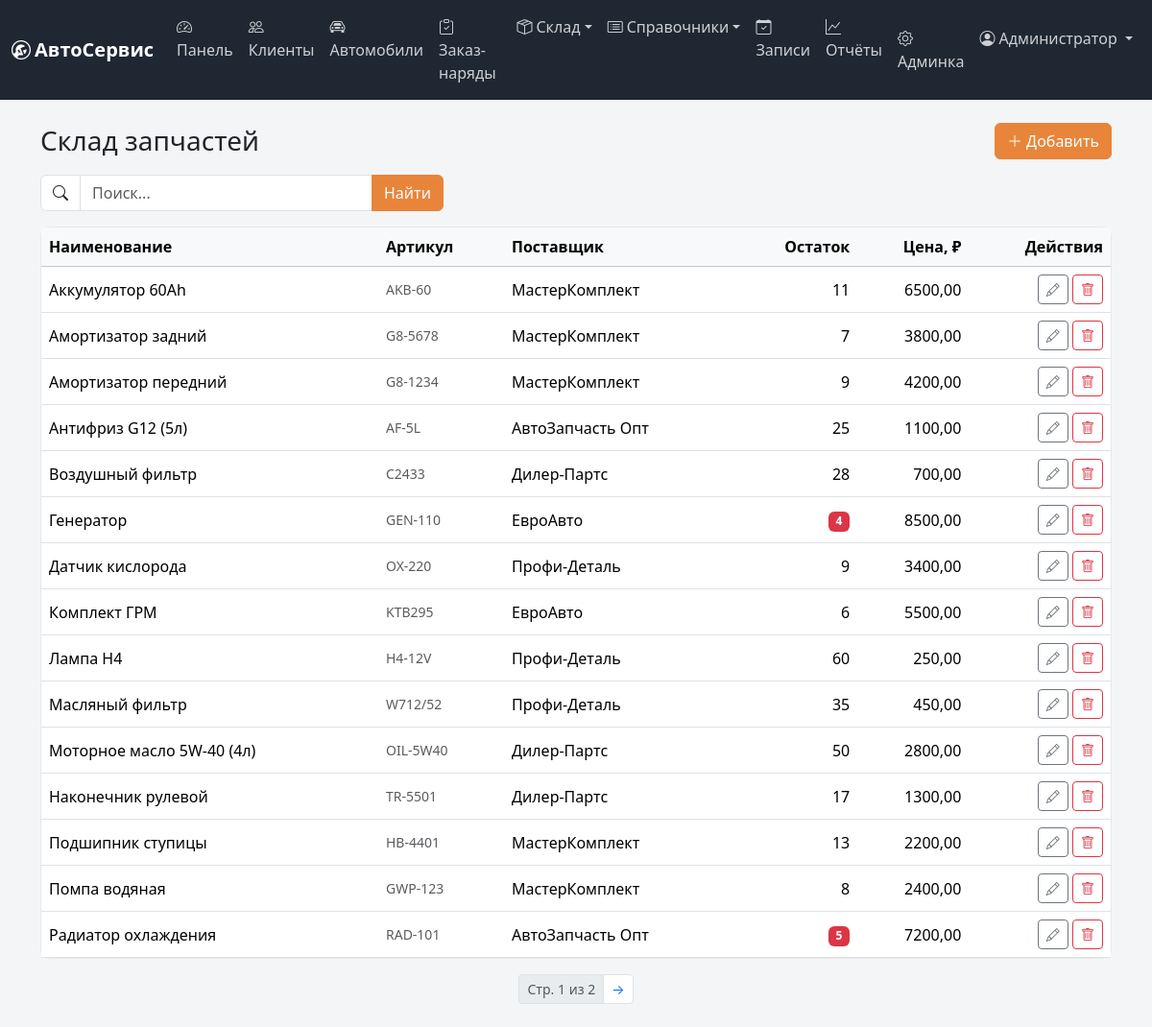
The app's page /parts/ (signed in) with its own data.
### users/models.py (models this page shows, shortened)
class User(AbstractUser):
    class Role(models.TextChoices):
        ADMIN = "admin", "Администратор"
        RECEIVER = "receiver", "Мастер-приёмщик"
        MECHANIC = "mechanic", "Механик"
    middle_name = models.CharField("Отчество", max_length=150, blank=True)
    phone = models.CharField("Телефон", max_length=20, blank=True)
    role = models.CharField(
        "Роль", max_length=20, choices=Role.choices, default=Role.RECEIVER
    )
    class Meta:
        verbose_name = "Сотрудник"
        verbose_name_plural = "Сотрудники"
    @property
    def full_name(self):
        parts = [self.last_name, self.first_name, self.middle_name]
        return " ".join(p for p in parts if p) or self.username
    @property
    def is_admin(self):
        return self.is_superuser or self.role == self.Role.ADMIN
    @property
    def is_mechanic(self):
        return self.role == self.Role.MECHANIC

### workshop/models.py (models this page shows, shortened)
class Part(models.Model):
    supplier = models.ForeignKey(
        Supplier, on_delete=models.SET_NULL, null=True, blank=True,
        related_name="parts", verbose_name="Поставщик",
    )
    name = models.CharField("Наименование", max_length=255)
    article = models.CharField("Артикул", max_length=100, blank=True)
    stock = models.PositiveIntegerField("Остаток на складе", default=0)
    price = models.DecimalField("Цена продажи, ₽", max_digits=10, decimal_places=2)
    class Meta:
        verbose_name = "Запчасть"
        verbose_name_plural = "Запчасти"
        ordering = ["name"]

class Supplier(models.Model):
    name = models.CharField("Название", max_length=255)
    contacts = models.CharField("Контакты", max_length=255, blank=True)
    class Meta:
        verbose_name = "Поставщик"
        verbose_name_plural = "Поставщики"
        ordering = ["name"]

### workshop/views.py (the view)
# urls.py: path("parts/", views.PartListView.as_view(), name="part_list"),
class PartListView(SearchableListView):
    model = Part
    template_name = "directory/part_list.html"
    search_fields = ("name", "article")
    def get_queryset(self):
        return super().get_queryset().select_related("supplier")

### users/access.py (called while the page is built)
    def dispatch(self, request, *args, **kwargs):
        if not request.user.is_authenticated:
            return self.handle_no_permission()
        if request.user.is_superuser or request.user.role in self.allowed_roles:
            return super().dispatch(request, *args, **kwargs)
        raise PermissionDenied

### workshop/context_processors.py (called while the page is built)
def workshop_info(request):
    return {"workshop": getattr(settings, "WORKSHOP_INFO", {})}

### workshop/views.py (called while the page is built)
    def get_queryset(self):
        qs = super().get_queryset()
        query = self.request.GET.get("q", "").strip()
        if query and self.search_fields:
            condition = Q()
            for field in self.search_fields:
                condition |= Q(**{f"{field}__icontains": query})
            qs = qs.filter(condition)
        return qs

    def get_context_data(self, **kwargs):
        ctx = super().get_context_data(**kwargs)
        ctx["q"] = self.request.GET.get("q", "")
        return ctx

### templates/directory/part_list.html (shortened to what this page needs)
{% extends "crud/list_base.html" %}
{% block list_title %}Склад запчастей{% endblock %}
{% block list_actions %}
  <a href="{% url 'part_create' %}" class="btn btn-primary"><i class="bi bi-plus-lg me-1"></i>Добавить</a>
{% endblock %}
{% block thead %}
  <th>Наименование</th><th>Артикул</th><th>Поставщик</th>
  <th class="text-end">Остаток</th><th class="text-end">Цена, ₽</th><th class="text-end">Действия</th>
{% endblock %}
{% block tbody %}
{% for p in object_list %}
<tr>
  <td class="fw-medium">{{ p.name }}</td>
  <td class="small text-muted">{{ p.article|default:"—" }}</td>
  <td>{{ p.supplier.name|default:"—" }}</td>
  <td class="text-end">
    {% if p.stock <= 5 %}
      <span class="badge bg-danger">{{ p.stock }}</span>
    {% else %}
      {{ p.stock }}
    {% endif %}
  </td>
  <td class="text-end">{{ p.price }}</td>
  <td class="text-end text-nowrap">
    {% include "crud/_row_actions.html" with pk=p.pk edit="part_update" delete="part_delete" %}
  </td>
</tr>
{% empty %}
<tr><td colspan="6" class="text-center text-muted py-4">Запчасти не найдены</td></tr>
{% endfor %}
{% endblock %}

### templates/base.html (shortened to what this page needs)
{% load static %}
<!doctype html>
<html lang="ru">
<head>
  <link href="https://cdn.jsdelivr.net/npm/bootstrap@5.3.3/dist/css/bootstrap.min.css" rel="stylesheet">
  <link href="https://cdn.jsdelivr.net/npm/bootstrap-icons@1.11.3/font/bootstrap-icons.min.css" rel="stylesheet">
  <link href="{% static 'css/app.css' %}" rel="stylesheet">
</head>
<body>
  <nav class="navbar navbar-expand-lg navbar-dark app-navbar">
    <div class="container-fluid">
      <a class="navbar-brand fw-semibold" href="{% url 'dashboard' %}">
        <i class="bi bi-wrench-adjustable-circle me-1"></i>АвтоСервис
      </a>
      {% if user.is_authenticated %}
      <div class="collapse navbar-collapse" id="mainNav">
        <ul class="navbar-nav me-auto mb-2 mb-lg-0">
          <li class="nav-item"><a class="nav-link" href="{% url 'dashboard' %}"><i class="bi bi-speedometer2 me-1"></i>Панель</a></li>
          {% if not user.is_mechanic %}
          <li class="nav-item"><a class="nav-link" href="{% url 'client_list' %}"><i class="bi bi-people me-1"></i>Клиенты</a></li>
          <li class="nav-item"><a class="nav-link" href="{% url 'vehicle_list' %}"><i class="bi bi-car-front me-1"></i>Автомобили</a></li>
          {% endif %}
          <li class="nav-item"><a class="nav-link" href="{% url 'order_list' %}"><i class="bi bi-clipboard-check me-1"></i>Заказ-наряды</a></li>
          {% if not user.is_mechanic %}
          <li class="nav-item dropdown">
            <a class="nav-link dropdown-toggle" href="#" role="button" data-bs-toggle="dropdown"><i class="bi bi-box-seam me-1"></i>Склад</a>
          </li>
          <li class="nav-item dropdown">
            <a class="nav-link dropdown-toggle" href="#" role="button" data-bs-toggle="dropdown"><i class="bi bi-card-list me-1"></i>Справочники</a>
          </li>
          <li class="nav-item"><a class="nav-link" href="{% url 'appointment_list' %}"><i class="bi bi-calendar-check me-1"></i>Записи</a></li>
          {% endif %}
          {% if user.is_admin %}
          <li class="nav-item"><a class="nav-link" href="{% url 'reports' %}"><i class="bi bi-graph-up me-1"></i>Отчёты</a></li>
          {% endif %}
        </ul>
        <ul class="navbar-nav">
          {% if user.is_staff %}
          <li class="nav-item"><a class="nav-link" href="{% url 'admin:index' %}"><i class="bi bi-gear me-1"></i>Админка</a></li>
          {% endif %}
          <li class="nav-item dropdown">
            <a class="nav-link dropdown-toggle" href="#" role="button" data-bs-toggle="dropdown">
              <i class="bi bi-person-circle me-1"></i>{{ user.full_name }}
            </a>
          </li>
        </ul>
      </div>
      {% endif %}
    </div>
  </nav>
  <main class="container py-4">
    {% block content %}{% endblock %}
  </main>
</body>
</html>

### templates/crud/_row_actions.html
<a href="{% url edit pk %}" class="btn btn-sm btn-outline-secondary" title="Редактировать"><i class="bi bi-pencil"></i></a>
<a href="{% url delete pk %}" class="btn btn-sm btn-outline-danger" title="Удалить"><i class="bi bi-trash"></i></a>

### static/css/app.css (style rules this page uses)
:root { --app-dark: #1f2733; --app-accent: #e8853a; --app-accent-dark: #c46a28; }
body { background-color: #f4f5f7; }
.app-navbar { background-color: var(--app-dark); }
.app-navbar .navbar-brand, .app-navbar .nav-link:hover { color: #fff; }
.app-navbar .nav-link { color: rgba(255, 255, 255, .78); }
.btn-primary { --bs-btn-bg: var(--app-accent); --bs-btn-border-color: var(--app-accent); --bs-btn-hover-bg: var(--app-accent-dark); --bs-btn-hover-border-color: var(--app-accent-dark); --bs-btn-active-bg: var(--app-accent-dark); --bs-btn-active-border-color: var(--app-accent-dark); }

### records on screen
User: full_name "Администратор"
Part: name "Аккумулятор 60Ah", article "AKB-60", supplier.name "МастерКомплект", stock "11", price "6500,00"
Part: name "Амортизатор задний", article "G8-5678", supplier.name "МастерКомплект", stock "7", price "3800,00"
Part: name "Амортизатор передний", article "G8-1234", supplier.name "МастерКомплект", stock "9", price "4200,00"
Part: name "Антифриз G12 (5л)", article "AF-5L", supplier.name "АвтоЗапчасть Опт", stock "25", price "1100,00"
Part: name "Воздушный фильтр", article "C2433", supplier.name "Дилер-Партс", stock "28", price "700,00"
Part: name "Генератор", article "GEN-110", supplier.name "ЕвроАвто", stock "4", price "8500,00"
Part: name "Датчик кислорода", article "OX-220", supplier.name "Профи-Деталь", stock "9", price "3400,00"
Part: name "Комплект ГРМ", article "KTB295", supplier.name "ЕвроАвто", stock "6", price "5500,00"
Part: name "Лампа H4", article "H4-12V", supplier.name "Профи-Деталь", stock "60", price "250,00"
Part: name "Масляный фильтр", article "W712/52", supplier.name "Профи-Деталь", stock "35", price "450,00"
Part: name "Моторное масло 5W-40 (4л)", article "OIL-5W40", supplier.name "Дилер-Партс", stock "50", price "2800,00"
Part: name "Наконечник рулевой", article "TR-5501", supplier.name "Дилер-Партс", stock "17", price "1300,00"
Part: name "Подшипник ступицы", article "HB-4401", supplier.name "МастерКомплект", stock "13", price "2200,00"
Part: name "Помпа водяная", article "GWP-123", supplier.name "МастерКомплект", stock "8", price "2400,00"
Part: name "Радиатор охлаждения", article "RAD-101", supplier.name "АвтоЗапчасть Опт", stock "5", price "7200,00"

### other values on screen
{{ page_obj.number }} "1"
{{ page_obj.paginator.num_pages }} "2"
